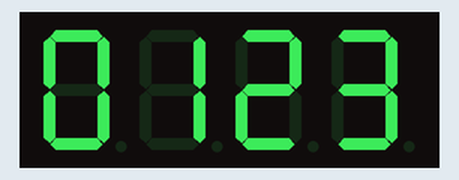
Recording of a sketch running on a simulated Arduino Uno, built with avr-gcc and run on an emulated ATmega328P. Shown: 4-digit seven-segment display.

Above: at 0.34 s.
At 2.61 s:
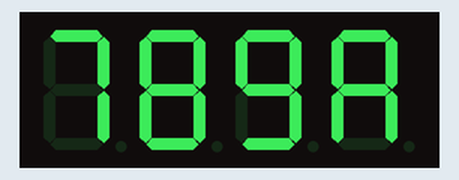
At 3.26 s:
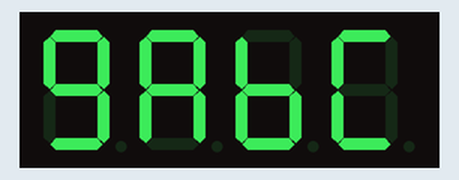
At 3.91 s:
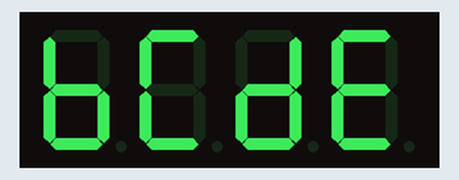
At 4.56 s:
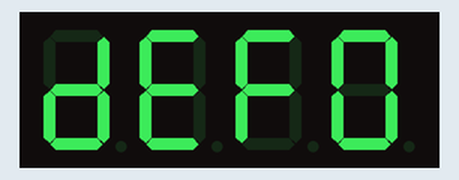
At 5.21 s:
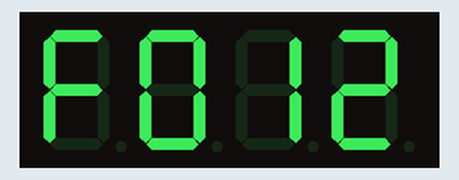

The sketch:

NumberFlow.ino
```cpp
//  Author:Fred.Chu
//  Date:9 April,2013
//  catalex.taobao.com

//  This library is free software; you can redistribute it and/or
//  modify it under the terms of the GNU Lesser General Public
//  License as published by the Free Software Foundation; either
//  version 2.1 of the License, or (at your option) any later version.
//
//  This library is distributed in the hope that it will be useful,
//  but WITHOUT ANY WARRANTY; without even the implied warranty of
//  MERCHANTABILITY or FITNESS FOR A PARTICULAR PURPOSE.  See the GNU
//  Lesser General Public License for more details.
//
//  You should have received a copy of the GNU Lesser General Public
//  License along with this library; if not, write to the Free Software
//  Foundation, Inc., 51 Franklin St, Fifth Floor, Boston, MA  02110-1301  USA
#include "TM1637.h"
#define CLK 12//pins definitions for TM1637 and can be changed to other ports
#define DIO 13
TM1637 tm1637(CLK,DIO);
void setup()
{
  tm1637.init();
  tm1637.set(BRIGHTEST);//BRIGHT_TYPICAL = 2,BRIGHT_DARKEST = 0,BRIGHTEST = 7;
}
void loop()
{
  int8_t NumTab[] = {0,1,2,3,4,5,6,7,8,9,10,11,12,13,14,15};//0~9,A,b,C,d,E,F
  int8_t ListDisp[4];
  unsigned char i = 0;
  unsigned char count = 0;
  delay(150);
  while(1)
  {
    i = count;
    count ++;
    if(count == sizeof(NumTab)) count = 0;
    for(unsigned char BitSelect = 0;BitSelect < 4;BitSelect ++)
    {
      ListDisp[BitSelect] = NumTab[i];
      i ++;
      if(i == sizeof(NumTab)) i = 0;
    }
    tm1637.display(0,ListDisp[0]);
    tm1637.display(1,ListDisp[1]);
    tm1637.display(2,ListDisp[2]);
    tm1637.display(3,ListDisp[3]);
    delay(300);
  }
}
```

Measured:
- by itself, everything shown: repeats every 5.2 s, in 16 steps
